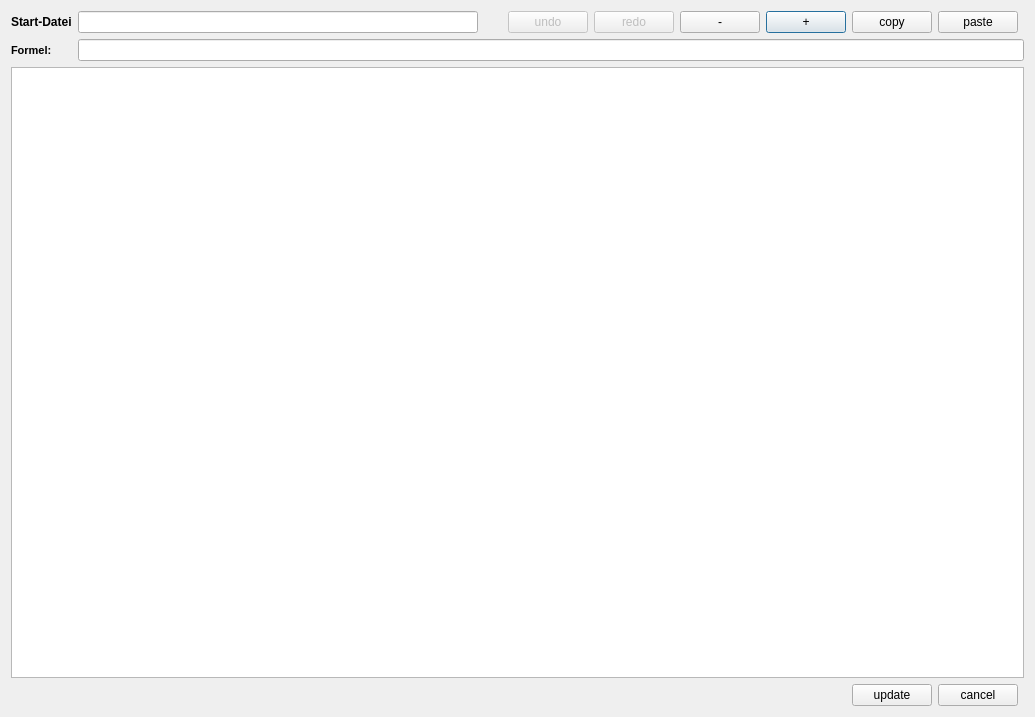
<?xml version="1.0" encoding="UTF-8"?>
<ui version="4.0">
 <class>tableDialog</class>
 <widget class="QDialog" name="tableDialog">
  <property name="geometry">
   <rect>
    <x>0</x>
    <y>0</y>
    <width>1035</width>
    <height>717</height>
   </rect>
  </property>
  <property name="font">
   <font>
    <family>Segoe UI</family>
   </font>
  </property>
  <property name="windowTitle">
   <string>Spreadsheet</string>
  </property>
  <layout class="QGridLayout" name="gridLayout">
   <item row="0" column="10">
    <widget class="QPushButton" name="add">
     <property name="text">
      <string>+</string>
     </property>
    </widget>
   </item>
   <item row="0" column="12">
    <widget class="QPushButton" name="paste">
     <property name="text">
      <string>paste</string>
     </property>
    </widget>
   </item>
   <item row="5" column="11">
    <widget class="QPushButton" name="ok">
     <property name="text">
      <string>update</string>
     </property>
    </widget>
   </item>
   <item row="0" column="6">
    <spacer name="horizontalSpacer">
     <property name="orientation">
      <enum>Qt::Horizontal</enum>
     </property>
     <property name="sizeHint" stdset="0">
      <size>
       <width>40</width>
       <height>20</height>
      </size>
     </property>
    </spacer>
   </item>
   <item row="0" column="2" colspan="4">
    <widget class="QLineEdit" name="startpath">
     <property name="minimumSize">
      <size>
       <width>400</width>
       <height>0</height>
      </size>
     </property>
    </widget>
   </item>
   <item row="3" column="2" colspan="12">
    <widget class="QLineEdit" name="lineEdit"/>
   </item>
   <item row="0" column="1">
    <widget class="QLabel" name="label">
     <property name="font">
      <font>
       <family>Segoe UI</family>
       <weight>75</weight>
       <bold>true</bold>
      </font>
     </property>
     <property name="text">
      <string>Start-Datei</string>
     </property>
    </widget>
   </item>
   <item row="4" column="1" colspan="13">
    <widget class="QTableWidget" name="sheet">
     <property name="alternatingRowColors">
      <bool>true</bool>
     </property>
    </widget>
   </item>
   <item row="0" column="9">
    <widget class="QPushButton" name="remove">
     <property name="text">
      <string>-</string>
     </property>
    </widget>
   </item>
   <item row="5" column="12">
    <widget class="QPushButton" name="cancel">
     <property name="text">
      <string>cancel</string>
     </property>
    </widget>
   </item>
   <item row="0" column="11">
    <widget class="QPushButton" name="copy">
     <property name="text">
      <string>copy</string>
     </property>
    </widget>
   </item>
   <item row="3" column="1">
    <widget class="QLabel" name="label_2">
     <property name="font">
      <font>
       <family>Segoe UI</family>
       <pointsize>8</pointsize>
       <weight>75</weight>
       <bold>true</bold>
      </font>
     </property>
     <property name="text">
      <string>Formel:</string>
     </property>
    </widget>
   </item>
   <item row="0" column="7">
    <widget class="QPushButton" name="undo">
     <property name="enabled">
      <bool>false</bool>
     </property>
     <property name="text">
      <string>undo</string>
     </property>
    </widget>
   </item>
   <item row="0" column="8">
    <widget class="QPushButton" name="redo">
     <property name="enabled">
      <bool>false</bool>
     </property>
     <property name="text">
      <string>redo</string>
     </property>
    </widget>
   </item>
  </layout>
 </widget>
 <resources/>
 <connections/>
</ui>
